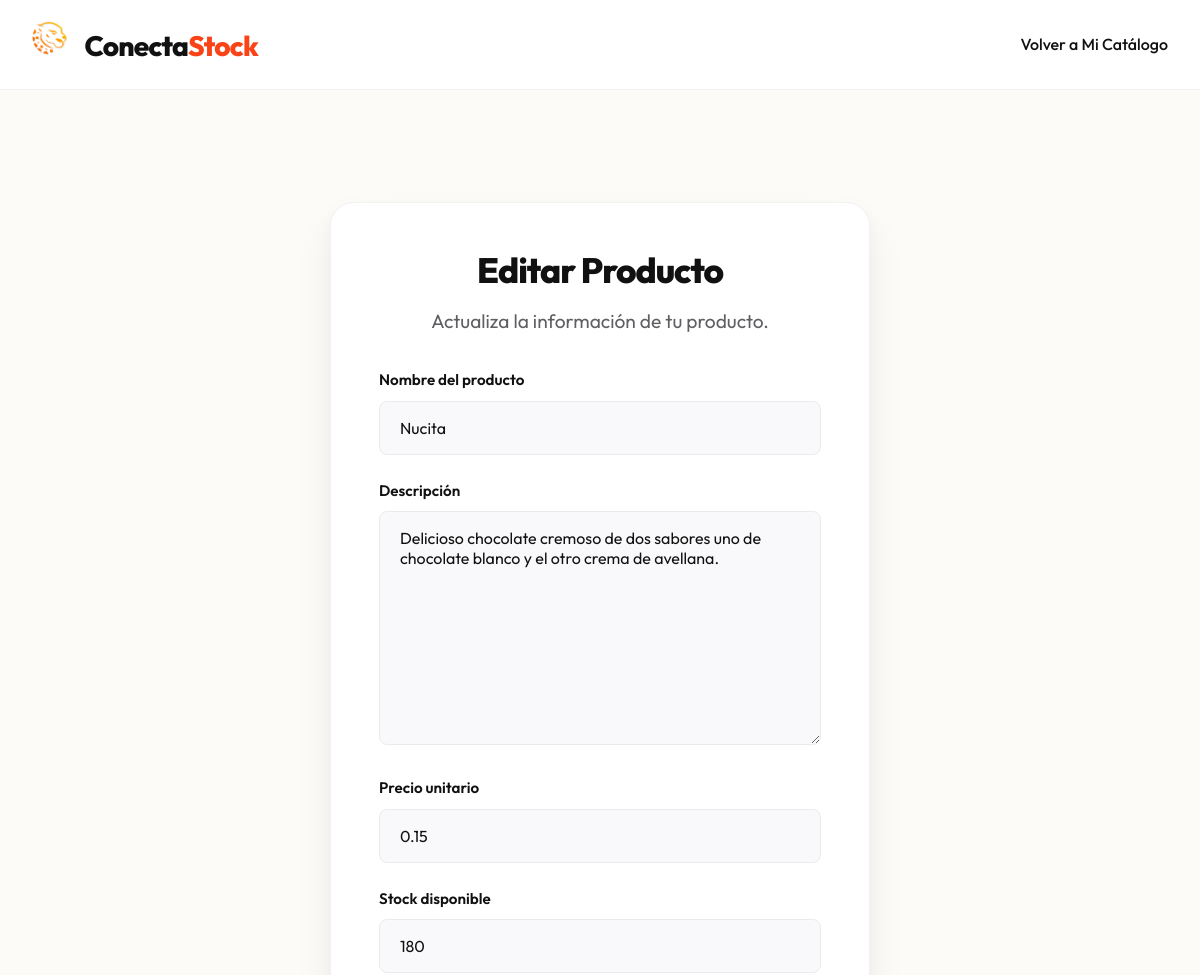
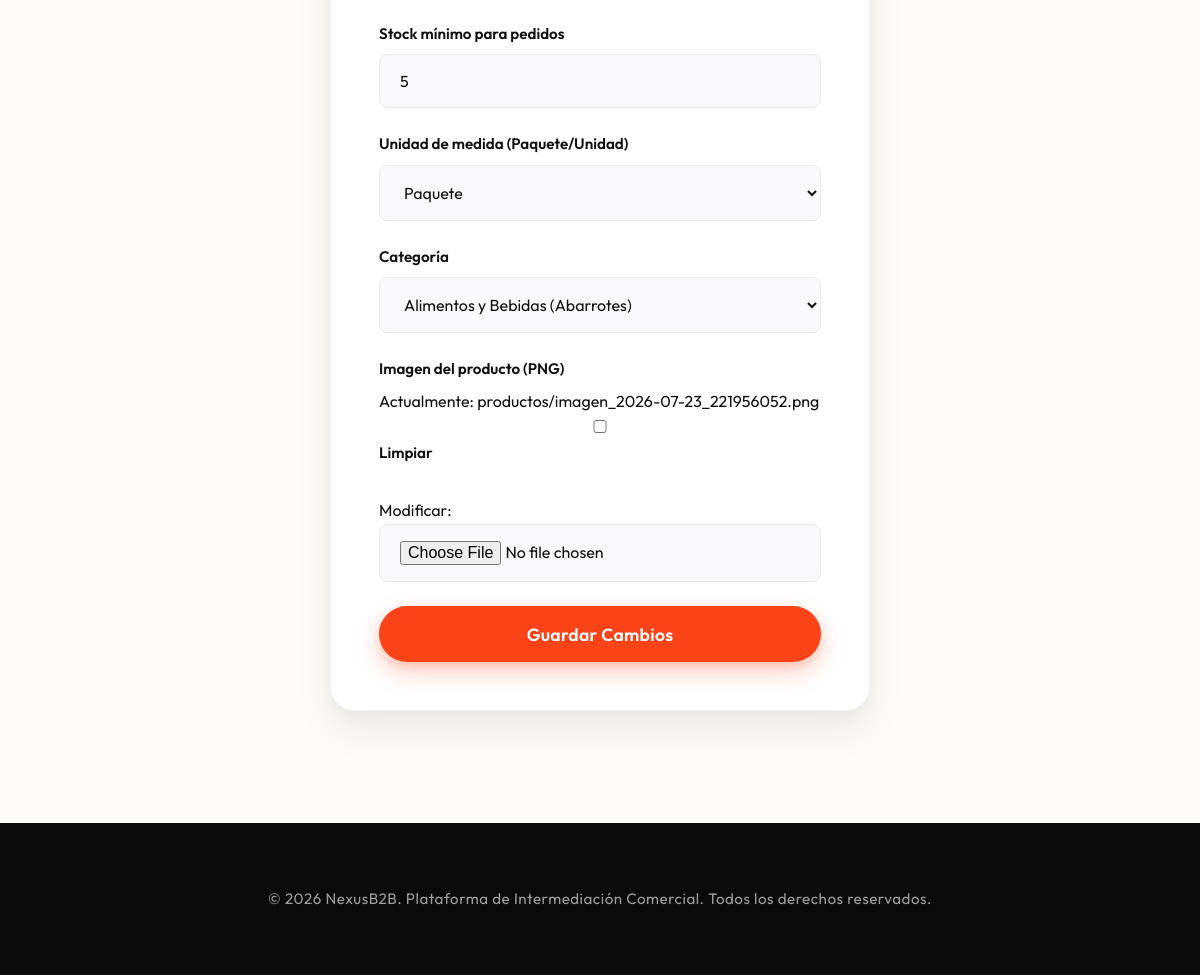
The app's page /dashboard/proveedor/productos/editar/4/ (signed in) with its own data (2 pictures, top to bottom).
### aplicacion/models.py (models this page shows, shortened)
class Producto(models.Model):
    UNIDAD_CHOICES = (
        ('Paquete', 'Paquete'),
        ('Unidad', 'Unidad'),
    )
    sku = models.CharField(max_length=20, unique=True, blank=True)
    nombre = models.CharField(max_length=100)
    descripcion = models.TextField()
    precio_unitario = models.DecimalField(max_digits=10, decimal_places=2)
    stock_disponible = models.IntegerField()
    stock_minimo_pedido = models.IntegerField()
    unidad_medida = models.CharField(max_length=20, choices=UNIDAD_CHOICES)
    categoria = models.ForeignKey(Categoria, on_delete=models.CASCADE)
    proveedor = models.ForeignKey(Proveedor, on_delete=models.CASCADE, related_name='productos')
    imagen = models.ImageField(upload_to='productos/', null=True, blank=True)

### aplicacion/views.py (the view)
# urls.py: path('dashboard/proveedor/productos/editar/<int:id>/', views.editar_producto, name='editar_producto'),
@login_required
def editar_producto(request, id):
    if not hasattr(request.user, 'perfil_proveedor'):
        return redirect('index')
    proveedor = request.user.perfil_proveedor
    producto = get_object_or_404(Producto, pk=id, proveedor=proveedor)
    if request.method == 'POST':
        formulario = ProductoForm(request.POST, request.FILES, instance=producto)
        if formulario.is_valid():
            formulario.save()
            return redirect('mis_productos')
    else:
        formulario = ProductoForm(instance=producto)
    return render(request, 'crear_producto.html', {'formulario': formulario, 'editando': True})

### aplicacion/forms.py (shortened to what this page needs)
class ProductoForm(ModelForm):
    class Meta:
        model = Producto
        fields = ['nombre', 'descripcion', 'precio_unitario', 'stock_disponible', 'stock_minimo_pedido', 'unidad_medida', 'categoria', 'imagen']
        labels = {
            'nombre': _('Nombre del producto'),
            'descripcion': _('Descripción'),
            'precio_unitario': _('Precio unitario'),
            'stock_disponible': _('Stock disponible'),
            'stock_minimo_pedido': _('Stock mínimo para pedidos'),
            'unidad_medida': _('Unidad de medida (Paquete/Unidad)'),
            'categoria': _('Categoría'),
            'imagen': _('Imagen del producto (PNG)'),
        }

### aplicacion/models.py (called while the page is built)
    def __str__(self):
        return self.nombre

### aplicacion/templates/crear_producto.html (shortened to what this page needs)
{% load static %}
<!DOCTYPE html>
<html lang="es">
<head>
    <link rel="stylesheet" href="{% static 'css/style.css' %}">
</head>
<body>
    <header class="b2b-header">
        <div class="container header-layout">
            <div class="logo-area">
                <strong class="brand-logo" style="display: flex; align-items: center;">
    <a href="{% url 'dashboard_proveedor' %}"
                        style="text-decoration: none; color: inherit;">
        <img src="{% static 'images/iso_1.png' %}" alt="Logo" style="height: 36px; margin-right: 12px; border-radius: 4px;">
        Conecta<span class="color-accent">Stock</span>
    </a>
</strong>
            </div>
            <nav aria-label="Navegación principal">
                <ul class="nav-links">
                    <li><a href="{% url 'mis_productos' %}">Volver a Mi Catálogo</a></li>
                </ul>
            </nav>
        </div>
    </header>
    <main>
        <section class="form-section full-bleed">
            <div class="container">
                <div class="form-card">
                    <div class="section-header text-center mb-lg">
                        <h2 class="section-title font-2rem">
                            {% if editando %}Editar Producto{% else %}Nuevo Producto{% endif %}
                        </h2>
                        <p class="section-desc font-1rem">
                            {% if editando %}Actualiza la información de tu producto.{% else %}Añade un nuevo ítem a tu
                            catálogo de inventario.{% endif %}
                        </p>
                    </div>
                    <form action="" method="post" enctype="multipart/form-data">
                        {% for field in formulario %}
                        <div class="form-group">
                            <label for="{{ field.id_for_label }}">{{ field.label }}</label>
                            {{ field }}
                        </div>
                        {% endfor %}
                        <div class="text-center mt-xl">
                            <button type="submit" class="btn btn-primary btn-large w-100">
                                {% if editando %}Guardar Cambios{% else %}Registrar Producto{% endif %}
                            </button>
                        </div>
                    </form>
                </div>
            </div>
        </section>
    </main>
    <footer class="b2b-footer full-bleed">
        <div class="container">
            <p>&copy; 2026 NexusB2B. Plataforma de Intermediación Comercial. Todos los derechos reservados.</p>
        </div>
    </footer>
</body>
</html>

### records on screen
Producto: formulario "Nucita" "Delicioso chocolate cremoso de dos sabores uno de chocolate blanco y el otro crema de avellana." "0.15" "180" "5" "Paquete" "Alimentos y Bebidas (Abarrotes)"

### other values on screen
{{ field.label }} "Nombre del producto" "Descripción" "Precio unitario" "Stock disponible" "Stock mínimo para pedidos" "Unidad de medida (Paquete/Unidad)" "Categoría" "Imagen del producto (PNG)"
